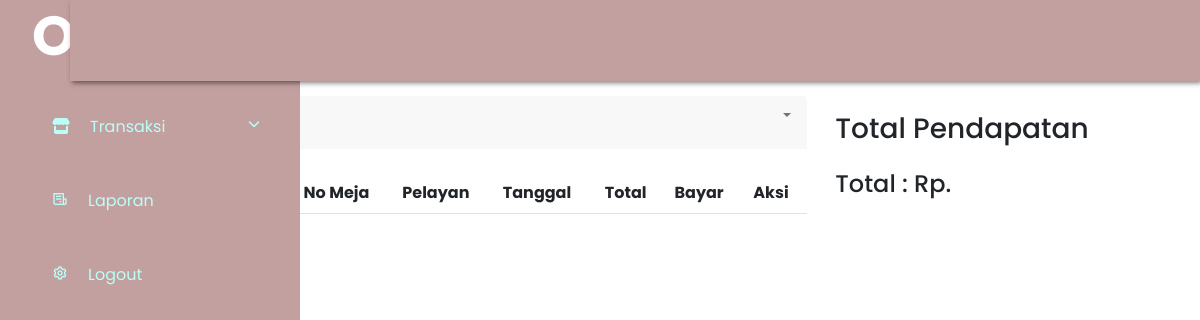
The page /kasir/index.php?kasir=laporan on the database as committed earlier.
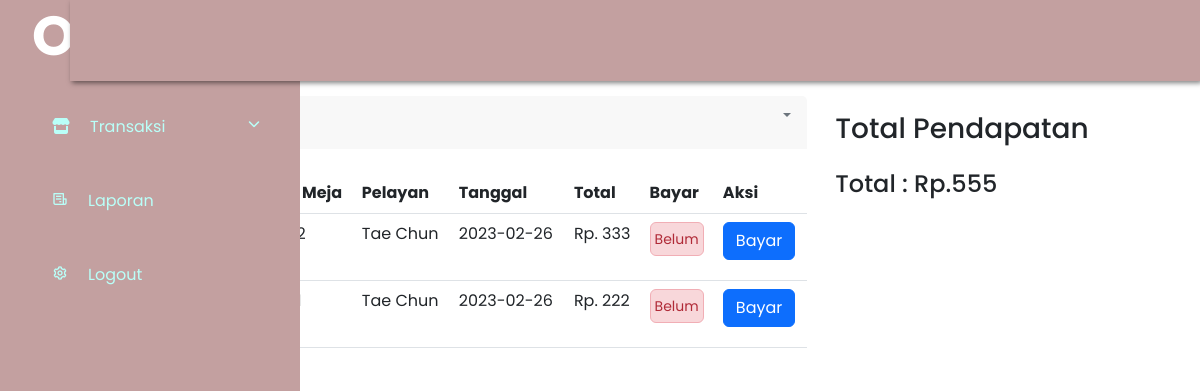
The same page on the database as committed later.
### tables this page shows
CREATE TABLE `pesanans` (
  `id` int(11) NOT NULL,
  `nama_pelanggan` varchar(110) NOT NULL,
  `table_id` int(11) NOT NULL,
  `pelayan_id` int(11) NOT NULL,
  `tanggal` date NOT NULL,
  `total` int(50) NOT NULL,
  `bayar` enum('sudah','belum') NOT NULL
);

CREATE TABLE `pelayans` (
  `id` int(11) NOT NULL,
  `pelayan_nama` varchar(100) NOT NULL
);

### kasir/laporan.php (the view, shortened to what this page needs)
<div class="row mt-4 pt-4">
    <div class="col-md-8">
        <div class="card border-0 card-h-100">
            <div class="card-header border-0 d-flex justify-content-between">
                <h4 class="d-inline">
                </h4>
                <div class="dropdown">
                    <a href="" class="dropdown-toggle no-arrow text-secondary" role="button" data-bs-toggle="dropdown" aria-haspopup="true" aria-expanded="false">
                    </a>
                </div>
            </div>
            <div class="">
                <table class="table mt-4" >
                    <thead>
                        <tr>
                            <th>No</th>
                            <th>Nama Produk</th>
                            <th>No Meja</th>
                            <th>Pelayan</th>
                            <th>Tanggal</th>
                            <th>Total</th>
                            <th>Bayar</th>
                            <th>Aksi</th>
                        </tr>
                    </thead>
                    <?php
                    $sql = "SELECT pesanans.id, pesanans.nama_pelanggan, pesanans.table_id, pesanans.bayar, pesanans.tanggal, pesanans.total, tables.table_nama, pelayans.pelayan_nama
                    FROM  tables
                    INNER JOIN pesanans
                    on pesanans.table_id = tables.id
                    INNER JOIN pelayans
                    on pelayans.id = pesanans.pelayan_id ORDER BY pesanans.tanggal DESC";
                    $result = $conn->query($sql);
                    $no = 1;
                    while ($row=$result->fetch_assoc()){
                    ?>
                        <tr>
                            <td><?php echo $no++ ?></td>
                            <td><?php echo $row["nama_pelanggan"]?></td>
                            <td><?php echo $row["table_nama"]?></td>
                            <td><?php echo $row["pelayan_nama"]?></td>
                            <td><?php echo $row["tanggal"]?></td>
                            <td>Rp. <?php echo number_format($row["total"])?></td>
                            <td>
                            <?php if($row["bayar"] == "belum") : ?>
                                <button class="btn alert alert-danger p-1 " ><small>Belum</small></button>
                            <?php else : ?>
                                <button class="btn alert alert-success p-1 " ><small>Sudah</small></button>
                            <?php endif ?>
                            </td>
                            <td>
                                <?php if($row["bayar"] == "belum") : ?>
                                <a href="pesanan_detail.php?id=<?php echo $row['id'] ?>">
                                    <button class="btn btn-primary">
                                        Bayar
                                    </button>
                                </a>
                                <?php endif ?>
                            </td>
                        </tr>
                    <?php
                    }
                    ?>
                </table>
            </div>
        </div>
    </div>
    <div class="col-md-4 p-3">
        <?php
            $result = $conn->query("SELECT SUM(total) AS total FROM pesanans");
            $row = mysqli_fetch_assoc($result);
            $sum = $row['total'];
        ?>
        <h3>Total Pendapatan</h3>
        <h4 class="mt-4">Total : Rp.<?php echo $sum ?></h4>
    </div>
</div>

Rows that differ between the two databases and show on the page:
added pesanans: pelayan.pelayan_nama "Tae Chun", tanggal "2023-02-26", total "333", bayar "Belum"
added pesanans: pelayan.pelayan_nama "Tae Chun", tanggal "2023-02-26", total "222", bayar "Belum"
Other text that changed with them:
$sum: (not shown) → "555"
